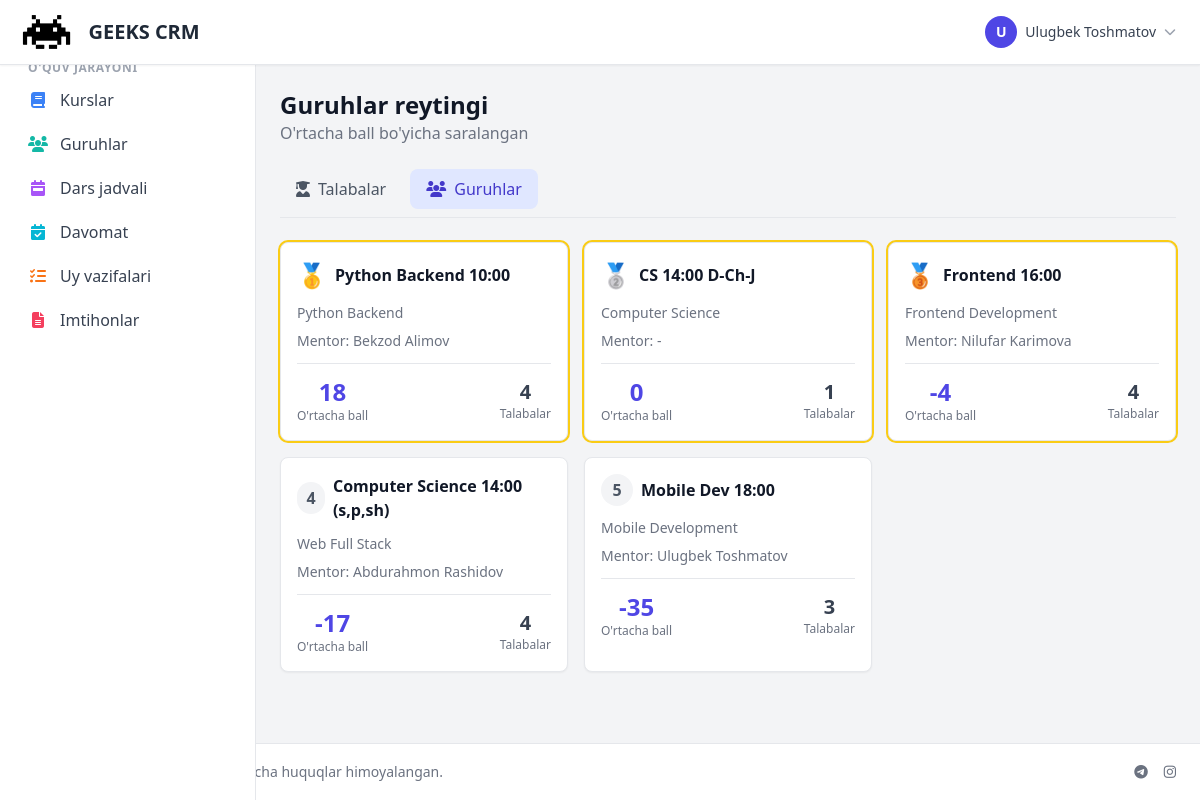
Screenshot of /gamification/ranking/groups/ (signed in) with the database file from the repository.
### accounts/models.py (models this page shows, shortened)
class User(AbstractUser):
    ROLE_CHOICES = [
        ('admin', 'Administrator'),
        ('manager', 'Menejer'),
        ('mentor', 'Mentor'),
        ('student', "O'quvchi"),
        ('parent', 'Ota-ona'),
        ('accountant', 'Buxgalter'),
        ('sales', 'Sotuvchi'),
        ('sales_manager', 'Sotuvchilar menejeri'),
    ]
    role = models.CharField(max_length=20, choices=ROLE_CHOICES, default='student', verbose_name='Rol')
    phone = models.CharField(max_length=20, blank=True, null=True, verbose_name='Telefon')
    telegram_id = models.BigIntegerField(blank=True, null=True, unique=True, verbose_name='Telegram ID')
    telegram_username = models.CharField(max_length=100, blank=True, null=True, verbose_name='Telegram username')
    avatar = models.ImageField(upload_to='avatars/', blank=True, null=True, verbose_name='Avatar')
    is_active = models.BooleanField(default=True, verbose_name='Faol')
    created_at = models.DateTimeField(auto_now_add=True, verbose_name='Yaratilgan sana')
    updated_at = models.DateTimeField(auto_now=True, verbose_name='Yangilangan sana')
    class Meta:
        verbose_name = 'Foydalanuvchi'
        verbose_name_plural = 'Foydalanuvchilar'
        ordering = ['-created_at']
        indexes = [
            models.Index(fields=['role', 'is_active']),
            models.Index(fields=['telegram_id']),
            models.Index(fields=['created_at']),
        ]
    @property
    def is_admin(self):
        return self.role == 'admin' or self.is_superuser

### courses/models.py (models this page shows, shortened)
class Group(models.Model):
    SCHEDULE_CHOICES = [
        ('odd', 'Toq kunlar'),
        ('even', 'Juft kunlar'),
        ('daily', 'Har kuni'),
    ]
    course = models.ForeignKey(Course, on_delete=models.CASCADE, related_name='groups')
    name = models.CharField(max_length=200)
    mentor = models.ForeignKey(User, on_delete=models.SET_NULL, null=True, blank=True,
                              related_name='mentor_groups', limit_choices_to={'role': 'mentor'})
    room = models.ForeignKey(Room, on_delete=models.SET_NULL, null=True, blank=True, related_name='groups')
    students = models.ManyToManyField(User, related_name='student_groups', blank=True,
                                     limit_choices_to={'role': 'student'})
    schedule_type = models.CharField(max_length=10, choices=SCHEDULE_CHOICES, default='odd')
    start_time = models.TimeField()
    end_time = models.TimeField()
    capacity = models.IntegerField(default=20)
    is_active = models.BooleanField(default=True)
    created_at = models.DateTimeField(auto_now_add=True)
    updated_at = models.DateTimeField(auto_now=True)
    class Meta:
        verbose_name = 'Guruh'
        verbose_name_plural = 'Guruhlar'
        ordering = ['course', 'name']

class Course(models.Model):
    name = models.CharField(max_length=200)
    description = models.TextField(blank=True, null=True)
    branch = models.ForeignKey(Branch, on_delete=models.CASCADE, related_name='courses')
    duration_weeks = models.IntegerField(default=12)  # Haftalar soni
    price = models.DecimalField(max_digits=10, decimal_places=2, default=0.00)
    is_active = models.BooleanField(default=True)
    created_at = models.DateTimeField(auto_now_add=True)
    updated_at = models.DateTimeField(auto_now=True)
    class Meta:
        verbose_name = 'Kurs'
        verbose_name_plural = 'Kurslar'
        ordering = ['name']
        indexes = [
            models.Index(fields=['is_active', 'branch']),
        ]

### gamification/views.py (the view)
# urls.py: path('ranking/groups/', views.GroupsRankingView.as_view(), name='groups_ranking'),
class GroupsRankingView(LoginRequiredMixin, TemplateView):
    template_name = 'gamification/groups_ranking.html'
    def get_context_data(self, **kwargs):
        context = super().get_context_data(**kwargs)
        groups = Group.objects.filter(is_active=True).select_related('course', 'mentor')
        group_data = []
        for group in groups:
            avg_points = StudentPoints.objects.filter(group=group).aggregate(
                avg=Avg('total_points')
            )['avg'] or 0
            group_data.append({
                'group': group,
                'avg_points': avg_points,
                'student_count': group.students.count()
            })
        group_data.sort(key=lambda x: x['avg_points'], reverse=True)
        for i, data in enumerate(group_data):
            data['rank'] = i + 1
        context['group_data'] = group_data
        return context

### templates/gamification/groups_ranking.html (shortened to what this page needs)
{% extends 'base.html' %}
{% block content %}
<div class="space-y-6">
    <div class="flex items-center justify-between">
        <div>
            <h1 class="text-2xl font-bold text-gray-900">Guruhlar reytingi</h1>
            <p class="text-gray-500">O'rtacha ball bo'yicha saralangan</p>
        </div>
    </div>
    <div class="flex gap-2 border-b pb-2">
        <a href="{% url 'gamification:student_ranking' %}" class="px-4 py-2 text-gray-600 hover:bg-gray-100 rounded-lg">
            <i class="fas fa-user-graduate mr-2"></i>Talabalar
        </a>
        <a href="{% url 'gamification:groups_ranking' %}" class="px-4 py-2 bg-indigo-100 text-indigo-700 rounded-lg font-medium">
            <i class="fas fa-users mr-2"></i>Guruhlar
        </a>
    </div>
    <div class="grid grid-cols-1 md:grid-cols-2 lg:grid-cols-3 gap-4">
        {% for data in group_data %}
        <div class="bg-white rounded-lg border shadow-sm p-4 {% if data.rank <= 3 %}ring-2 ring-yellow-400{% endif %}">
            <div class="flex items-center justify-between mb-3">
                <div class="flex items-center gap-2">
                    {% if data.rank == 1 %}
                    <span class="text-2xl">🥇</span>
                    {% elif data.rank == 2 %}
                    <span class="text-2xl">🥈</span>
                    {% elif data.rank == 3 %}
                    <span class="text-2xl">🥉</span>
                    {% else %}
                    <span class="w-8 h-8 bg-gray-100 rounded-full flex items-center justify-center text-gray-600 font-bold">{{ data.rank }}</span>
                    {% endif %}
                    <h3 class="font-bold text-gray-900">{{ data.group.name }}</h3>
                </div>
            </div>
            <p class="text-sm text-gray-500 mb-2">{{ data.group.course.name }}</p>
            <p class="text-sm text-gray-500 mb-3">Mentor: {{ data.group.mentor.get_full_name|default:"-" }}</p>
            <div class="flex items-center justify-between pt-3 border-t">
                <div class="text-center">
                    <p class="text-2xl font-bold text-indigo-600">{{ data.avg_points|floatformat:0 }}</p>
                    <p class="text-xs text-gray-500">O'rtacha ball</p>
                </div>
                <div class="text-center">
                    <p class="text-xl font-bold text-gray-700">{{ data.student_count }}</p>
                    <p class="text-xs text-gray-500">Talabalar</p>
                </div>
            </div>
        </div>
        {% empty %}
        <div class="col-span-full text-center py-8 text-gray-500">
            Guruhlar topilmadi
        </div>
        {% endfor %}
    </div>
</div>
{% endblock %}

### templates/base.html (shortened to what this page needs)
{% load static %}
<!DOCTYPE html>
<html lang="uz">
<head>
    <script src="https://cdn.tailwindcss.com"></script>
    <link href="https://cdnjs.cloudflare.com/ajax/libs/font-awesome/6.5.1/css/all.min.css" rel="stylesheet">
</head>
<body class="bg-gray-100 min-h-screen flex flex-col">
    <nav class="bg-white shadow-sm border-b border-gray-200 sticky top-0 z-40">
        <div class="max-w-full mx-auto px-4">
            <div class="flex items-center justify-between h-16">
                <div class="flex items-center gap-4">
                    <a href="{% url 'dashboard' %}" class="flex items-center gap-3">
                        <img src="{% static 'img/logo_dark.png' %}" alt="Logo" class="h-10 w-auto" onerror="this.style.display='none'">
                        <span class="text-xl font-bold text-gray-800">GEEKS CRM</span>
                    </a>
                </div>
                {% if user.is_authenticated %}
                <div class="flex items-center gap-4">
                    <div class="relative" x-data="{open: false}">
                        <button @click="open = !open" class="flex items-center gap-2 p-2 rounded-lg hover:bg-gray-100">
                            <div class="w-8 h-8 bg-indigo-600 rounded-full flex items-center justify-center text-white text-sm font-bold">
                                {{ user.first_name.0|upper|default:user.username.0|upper }}
                            </div>
                            <span class="hidden sm:block text-sm font-medium text-gray-700">{{ user.get_full_name|default:user.username }}</span>
                            <i class="fas fa-chevron-down text-gray-400 text-xs"></i>
                        </button>
                    </div>
                </div>
                {% else %}
                <a href="{% url 'accounts:login' %}" class="px-4 py-2 bg-indigo-600 text-white rounded-lg hover:bg-indigo-700">
                    Kirish
                </a>
                {% endif %}
            </div>
        </div>
    </nav>
    <div class="flex flex-1">
        {% if user.is_authenticated %}
        <aside id="sidebar" class="w-64 bg-white border-r border-gray-200 fixed inset-y-0 left-0 z-30 transform -translate-x-full lg:translate-x-0 transition-transform duration-200 pt-16 lg:pt-0">
            <nav class="p-4 space-y-1 overflow-y-auto h-full">
                <a href="{% url 'dashboard' %}" class="flex items-center gap-3 px-3 py-2 rounded-lg text-gray-700 hover:bg-gray-100 {% if request.path == '/' %}bg-indigo-50 text-indigo-700{% endif %}">
                    <span>Dashboard</span>
                </a>
                {% if user.role == 'admin' or user.role == 'manager' or user.role == 'mentor' %}
                <p class="text-xs font-semibold text-gray-400 uppercase tracking-wider mt-6 mb-2 px-3">O'quv jarayoni</p>
                <a href="{% url 'courses:course_list' %}" class="flex items-center gap-3 px-3 py-2 rounded-lg text-gray-700 hover:bg-gray-100">
                    <i class="fas fa-book w-5 text-center text-blue-500"></i>
                    <span>Kurslar</span>
                </a>
                <a href="{% url 'courses:group_list' %}" class="flex items-center gap-3 px-3 py-2 rounded-lg text-gray-700 hover:bg-gray-100">
                    <i class="fas fa-users w-5 text-center text-teal-500"></i>
                    <span>Guruhlar</span>
                </a>
                <a href="{% url 'schedule:timetable' %}" class="flex items-center gap-3 px-3 py-2 rounded-lg text-gray-700 hover:bg-gray-100">
                    <i class="fas fa-calendar-week w-5 text-center text-purple-500"></i>
                    <span>Dars jadvali</span>
                </a>
                <a href="{% url 'attendance:attendance_list' %}" class="flex items-center gap-3 px-3 py-2 rounded-lg text-gray-700 hover:bg-gray-100">
                    <i class="fas fa-calendar-check w-5 text-center text-cyan-500"></i>
                    <span>Davomat</span>
                </a>
                <a href="{% url 'homework:homework_list' %}" class="flex items-center gap-3 px-3 py-2 rounded-lg text-gray-700 hover:bg-gray-100">
                    <i class="fas fa-tasks w-5 text-center text-orange-500"></i>
                    <span>Uy vazifalari</span>
                </a>
                <a href="{% url 'exams:exam_list' %}" class="flex items-center gap-3 px-3 py-2 rounded-lg text-gray-700 hover:bg-gray-100">
                    <i class="fas fa-file-alt w-5 text-center text-rose-500"></i>
                    <span>Imtihonlar</span>
                </a>
                {% endif %}
            </nav>
        </aside>
        {% endif %}
        <main class="flex-1 p-4 sm:p-6 {% if user.is_authenticated %}lg:ml-64{% endif %}" style="min-height: 0;">
            {% block content %}{% endblock %}
        </main>
    </div>
    <footer class="bg-white border-t border-gray-200 py-4 px-6 mt-auto">
        <div class="flex flex-col md:flex-row justify-between items-center gap-2 text-sm text-gray-500">
            <div class="flex items-center gap-2">
                <span>&copy; 2024 GEEKS Academy. Barcha huquqlar himoyalangan.</span>
            </div>
            <div class="flex items-center gap-4">
                <a href="#" class="hover:text-gray-700"><i class="fab fa-telegram"></i></a>
                <a href="#" class="hover:text-gray-700"><i class="fab fa-instagram"></i></a>
            </div>
        </div>
    </footer>
</body>
</html>

### rows the page displays
User: first_name.0 "U", get_full_name "Ulugbek Toshmatov"
Group: group.name "Python Backend 10:00", group.course.name "Python Backend", group.mentor.get_full_name "Bekzod Alimov", avg_points "18", student_count "4"
Group: group.name "CS 14:00 D-Ch-J", group.course.name "Computer Science", group.mentor.get_full_name "-", avg_points "0", student_count "1"
Group: group.name "Frontend 16:00", group.course.name "Frontend Development", group.mentor.get_full_name "Nilufar Karimova", avg_points "-4", student_count "4"
Group: rank "4", group.name "Computer Science 14:00 (s,p,sh)", group.course.name "Web Full Stack", group.mentor.get_full_name "Abdurahmon Rashidov", avg_points "-17", student_count "4"
Group: rank "5", group.name "Mobile Dev 18:00", group.course.name "Mobile Development", group.mentor.get_full_name "Ulugbek Toshmatov", avg_points "-35", student_count "3"
